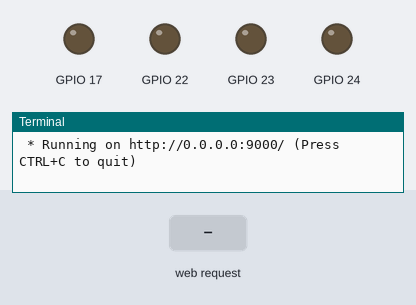
This program was run on a simulated Raspberry Pi (BCM pin numbers). On the bench: output pins drawn as LEDs (lit = HIGH), the last lines printed to the terminal. Inputs (shaded band) come from the test bench. The clock reads 2024-03-15 10:24:30 at power-on unless the program sets it.

Above: at 1.2 s.
1.3 s: HTTP request for / received
2.8 s: HTTP request for /go received
At 3.9 s:
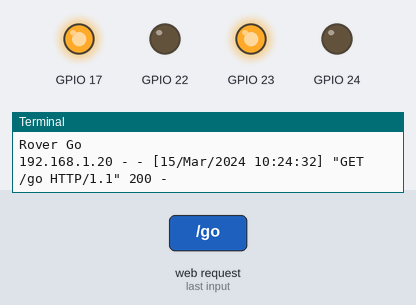
4.3 s: HTTP request for /back received
At 5.1 s:
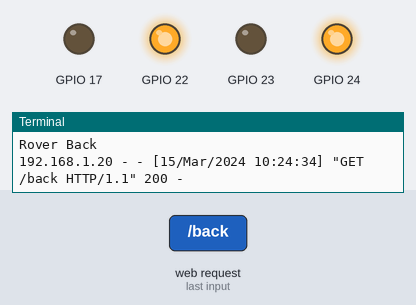
5.8 s: HTTP request for /left received
At 6.2 s:
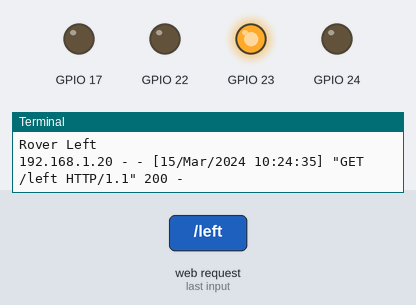
7.3 s: HTTP request for /right received
At 8.5 s:
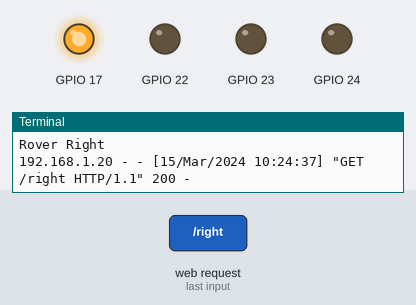
8.8 s: HTTP request for /hor received
Timing chart, 0 to 11.3 s (numbered marks = the images above; inputs shaded):
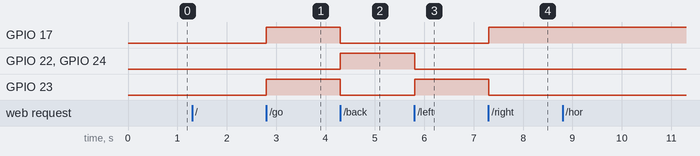

Measured:
- after the input at 2.8 s, GPIO 17, GPIO 23: LOW → HIGH at once
- after the input at 4.3 s, GPIO 17, GPIO 23: HIGH → LOW at once; GPIO 22, GPIO 24: LOW → HIGH at once
- after the input at 5.8 s, GPIO 22, GPIO 24: HIGH → LOW at once; GPIO 23: LOW → HIGH at once
- after the input at 7.3 s, GPIO 17: LOW → HIGH at once; GPIO 23: HIGH → LOW at once

The program:

RoverWithServoBox.py
```python
import RPi.GPIO as GPIO
import paho.mqtt.client as mqtt
from flask import Flask, render_template, request #, redirect, url_for, make_response
from time import sleep
import atexit

app = Flask(__name__) # set up flask server

def init():
        GPIO.setmode(GPIO.BCM)
        GPIO.setup(17, GPIO.OUT)
        GPIO.setup(22, GPIO.OUT)
        GPIO.setup(23, GPIO.OUT)
        GPIO.setup(24, GPIO.OUT)

def clean():
        GPIO.output(17, GPIO.LOW)
        GPIO.output(22, GPIO.LOW)
        GPIO.output(23, GPIO.LOW)
        GPIO.output(24, GPIO.LOW)

# when the root IP is selected, return rover.html page
@app.route('/')
def index():
        init()
        try:
          return render_template('rover3.html')
        except Exception as e:
          print e
          pass

#@app.route("/<reset>")
def reset():
        GPIO.cleanup()

# receive servo value
@app.route("/hor")
def hor():
        horValue = request.args.get('servolr', None)
        print "LRPos received"
        print horValue
        return horValue

@app.route("/ver")
def ver():
        verValue = request.args.get('servodu', None)
        print "DUPos received"
        print verValue
        return verValue

@app.route("/pos")
def pos():
        horValue = request.args.get('servolr', None)
        verValue = request.args.get('servodu', None)
        print "Pos received"
        print horValue + " and " + verValue
        return "OK"

# receive direction from the button press on rover.html
@app.route("/<direction>") # , method=['POST']
def move(direction):
                # Choose the direction of the request
                if direction == 'go':
                        GPIO.output(17, GPIO.HIGH)
                        GPIO.output(22, GPIO.LOW)
                        GPIO.output(23, GPIO.HIGH)
                        GPIO.output(24, GPIO.LOW)
                        #sleep(2)
                        #clean()
                        print "Rover Go"
                elif direction == 'back':
                        GPIO.output(17, GPIO.LOW)
                        GPIO.output(22, GPIO.HIGH)
                        GPIO.output(23, GPIO.LOW)
                        GPIO.output(24, GPIO.HIGH)
                        #sleep(2)
                        #clean()
                        print "Rover Back"
                elif direction == 'left':
                        GPIO.output(17, GPIO.LOW)
                        GPIO.output(22, GPIO.LOW)
                        GPIO.output(23, GPIO.HIGH)
                        GPIO.output(24, GPIO.LOW)
                        #sleep(2)
                        #clean()
                        print "Rover Left"
                elif direction == 'right':
                        GPIO.output(17, GPIO.HIGH)
                        GPIO.output(22, GPIO.LOW)
                        GPIO.output(23, GPIO.LOW)
                        GPIO.output(24, GPIO.LOW)
                        #sleep(2)
                        #clean()
                        print "Rover Right"
                elif direction == 'stop':
                        clean()
                        print "Rover Stop"

                return direction

                # or
                #  response = make_response(redirect(url_for('index')))
                # return(response)

# Clean everything up when the app exits
atexit.register(reset)

if __name__ == '__main__':
        app.run(host='0.0.0.0', port=9000, debug=True)
```
